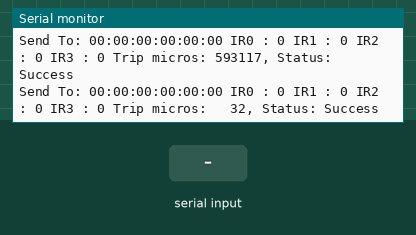
Recording of a sketch running on a simulated ESP8266 (NodeMCU). Parts: the last lines printed to the serial monitor. The inputs (shaded band) are chosen by the test bench.

Above: at 1.2 s.
1.3 s: "A\n" received over Serial
At 1.84 s:
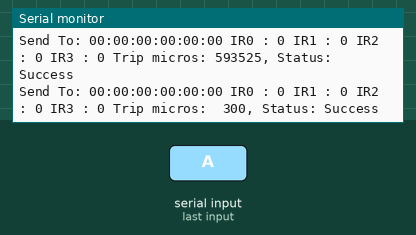
3.3 s: "90,45,200\n" received over Serial
At 4.03 s:
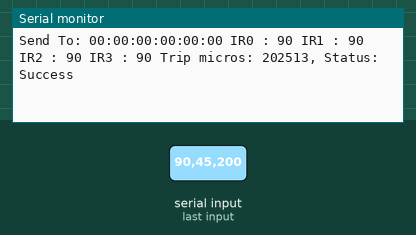

Measured:
- after the input at 1.3 s, the serial monitor: prints a new line after 0.54 s (image 1)
- after the input at 3.3 s, the serial monitor: prints a new line after 0.53 s (image 2)

The sketch:

MAC_TX.ino
```cpp
#include <ESP8266WiFi.h>
#include <espnow.h>

#define RETRY_INTERVAL 5000
#define SEND_INTERVAL 10

char c;
String dataIn;
int8_t indexOfA, indexOfB, indexOfC, indexOfD;

String IR0, IR1, IR2, IR3;


// the following three settings must match the slave settings
uint8_t remoteMac[] = { 0x82, 0x88, 0x88, 0x88, 0x88, 0x88 };
const uint8_t channel = 1;
struct __attribute__((packed)) DataStruct {
  int IR0_TX;
  int IR1_TX;
  int IR2_TX;
  int IR3_TX;
};

DataStruct myData;

unsigned long sentStartTime;
unsigned long lastSentTime;

void sendData() {
  uint8_t bs[sizeof(myData)];
  memcpy(bs, &myData, sizeof(myData));

  sentStartTime = micros();
  esp_now_send(NULL, bs, sizeof(myData));  // NULL means send to all peers
}

void sendCallBackFunction(uint8_t* mac, uint8_t sendStatus) {
  unsigned long sentEndTime = micros();
  Serial.printf("Send To: %02x:%02x:%02x:%02x:%02x:%02x ", mac[0], mac[1], mac[2], mac[3], mac[4], mac[5]);
  Serial.printf("IR0 : %d ", myData.IR0_TX);
  Serial.printf("IR1 : %d ", myData.IR1_TX);
  Serial.printf("IR2 : %d ", myData.IR2_TX);
  Serial.printf("IR3 : %d ", myData.IR3_TX);

  Serial.printf("Trip micros: %4lu, ", sentEndTime - sentStartTime);
  Serial.printf("Status: %s\n", (sendStatus == 0 ? "Success" : "Failed"));
}

void Parse_the_Data() {

  indexOfA = dataIn.indexOf("A");
  indexOfB = dataIn.indexOf("B");
  indexOfC = dataIn.indexOf("C");
  indexOfD = dataIn.indexOf("D");

  IR0 = dataIn.substring(0, indexOfA);
  IR1 = dataIn.substring(indexOfA + 1, indexOfB);
  IR2 = dataIn.substring(indexOfB + 1, indexOfC);
  IR3 = dataIn.substring(indexOfC + 1, indexOfD);
}

void setup() {
  WiFi.mode(WIFI_STA);  // Station mode for esp-now controller
  WiFi.disconnect();

  Serial.begin(9600);
  Serial.println();
  Serial.println("ESP-Now Transmitter");
  Serial.printf("Transmitter mac: %s \n", WiFi.macAddress().c_str());
  Serial.printf("Receiver mac: %02x:%02x:%02x:%02x:%02x:%02x\n", remoteMac[0], remoteMac[1], remoteMac[2], remoteMac[3], remoteMac[4], remoteMac[5]);
  Serial.printf("WiFi Channel: %i\n", channel);

  if (esp_now_init() != 0) {
    Serial.println("ESP_Now init failed...");
    delay(RETRY_INTERVAL);
    ESP.restart();
  }

  esp_now_set_self_role(ESP_NOW_ROLE_CONTROLLER);
  esp_now_add_peer(remoteMac, ESP_NOW_ROLE_SLAVE, channel, NULL, 0);
  esp_now_register_send_cb(sendCallBackFunction);
}

void loop() {

  if (millis() - lastSentTime >= SEND_INTERVAL) {
    lastSentTime += SEND_INTERVAL;

    while (Serial.available() > 0) {

      c = Serial.read();

      if (c != '\n'){
        dataIn += c;
      }

      if (c == '\n') {
        Parse_the_Data();
        c = 0;
        dataIn = "";
      }
    }

    myData.IR0_TX = IR0.toInt();
    myData.IR1_TX = IR1.toInt();
    myData.IR2_TX = IR2.toInt();
    myData.IR3_TX = IR3.toInt();

    sendData();
  }
}
```
